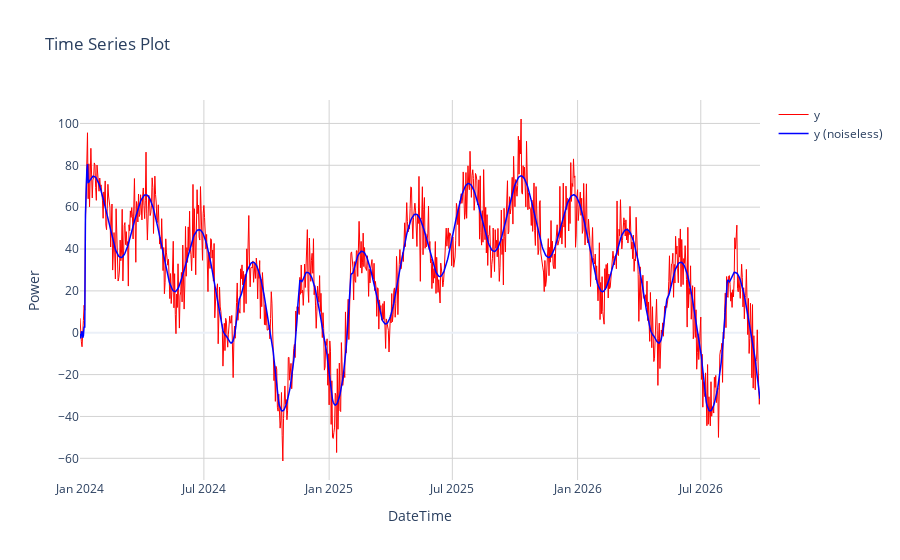

The cell this chart's notebook holds for it:
### Code cell
import plotly.graph_objects as go

fig = go.Figure()

# Plot noisy y(t)
fig.add_trace(go.Scatter(
    x=DateTime,
    y=y.numpy(),
    mode='lines',
    name='y',
    line=dict(color='red', width=1)
))

# Plot noiseless y(t)
fig.add_trace(go.Scatter(
    x=DateTime,
    y=y_noiseless.numpy(),
    mode='lines',
    name='y (noiseless)',
    line=dict(color='blue', width=1.5)
))


# Update layout for title, axis labels, and grid
fig.update_layout(
    title='Time Series Plot',
    xaxis_title='DateTime',
    yaxis_title='Power',
    hovermode='x unified', # This is useful for time series to see values across traces at a given x
    template='plotly_white' # A clean white background template
)

# Add gridlines
fig.update_xaxes(showgrid=True, gridwidth=1, gridcolor='lightgray')
fig.update_yaxes(showgrid=True, gridwidth=1, gridcolor='lightgray')

fig.show()

### Figure 1 — Plotly figure (JSON) as saved in the notebook; plotly's stock layout.template omitted (floating-point values rounded to 4 significant figures; data arrays with more than 128 entries replaced by an {"elided": "..."} marker saying what was removed)
{"data": [{"line": {"color": "red", "width": 1}, "mode": "lines", "name": "y", "type": "scatter", "x": {"elided": "1000 str values"}, "y": {"elided": "1000 float values"}}, {"line": {"color": "blue", "width": 1.5}, "mode": "lines", "name": "y (noiseless)", "type": "scatter", "x": {"elided": "1000 str values"}, "y": {"elided": "1000 float values"}}], "layout": {"hovermode": "x unified", "title": {"text": "Time Series Plot"}, "xaxis": {"gridcolor": "lightgray", "gridwidth": 1, "showgrid": true, "title": {"text": "DateTime"}}, "yaxis": {"gridcolor": "lightgray", "gridwidth": 1, "showgrid": true, "title": {"text": "Power"}}}}
